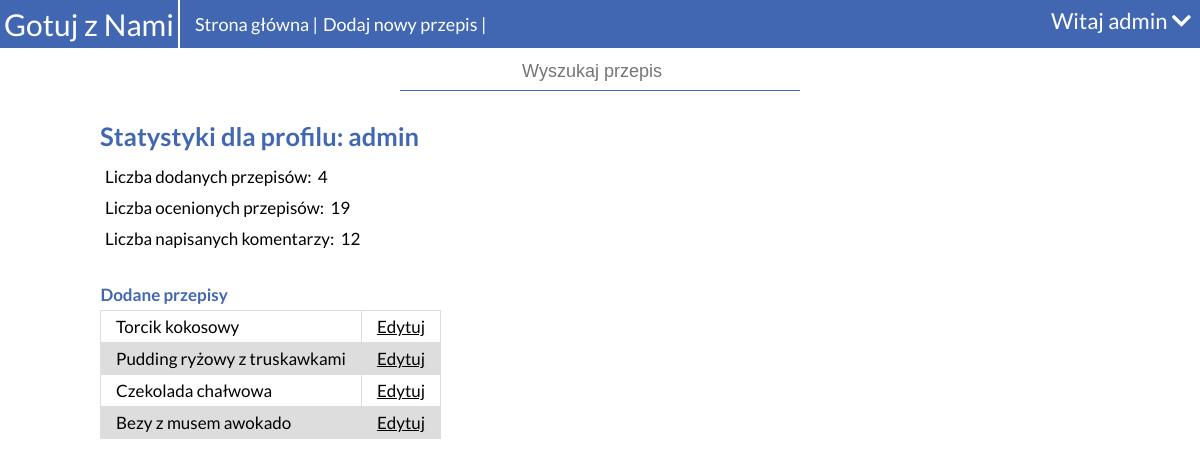
Screenshot of /profil.php (signed in) with the database file from the repository.
### tables this page shows
CREATE TABLE `przepisy` (
  `id_przepisu` int(11) NOT NULL,
  `tytul` varchar(50) NOT NULL,
  `skladniki` text NOT NULL,
  `przygotowanie` text NOT NULL,
  `skrot_opis` varchar(200) NOT NULL,
  `id_uzytkownika` int(20) NOT NULL,
  `id_kategori` int(11) NOT NULL,
  `czas_przygotowania` int(11) NOT NULL,
  `stopien_trudnosci` int(11) NOT NULL,
  `liczba_porcji` int(11) NOT NULL,
  `id_spos_przygotowania` int(11) NOT NULL,
  `d_bezglutenowe` tinyint(1) NOT NULL,
  `d_wegetarianskie` tinyint(1) NOT NULL,
  `d_dietetyczne` tinyint(1) NOT NULL,
  `d_dla_dzieci` tinyint(1) NOT NULL,
  `szybka_kuchnia` tinyint(1) NOT NULL
);

### profil.php (the view, shortened to what this page needs)
<?php
	require_once "polaczenie.php";
	if(isset($_SESSION['id_uzytkownika'])) { $id_uzytkownika = $_SESSION['id_uzytkownika']; }
	try {
		$polaczenie = new mysqli($host, $db_user, $db_password, $db_name);
		if($polaczenie->connect_errno!=0){
			throw new Exception(mysgli_connect_errno());
		}
		else{
			$polaczenie->query("SET NAMES 'utf8' COLLATE 'utf8_polish_ci'");
			$polaczenie->query("SET CHARSET utf8");
			$rezultat_statystyki = @$polaczenie->query("
				SELECT COUNT(przepisy.id_uzytkownika) AS ldp,
				(SELECT COUNT(oceny.id_uzytkownika) FROM oceny WHERE oceny.id_uzytkownika='$id_uzytkownika') AS lop,
				(SELECT COUNT(komentarze.id_uzytkownika) FROM komentarze WHERE komentarze.id_uzytkownika='$id_uzytkownika') AS lnk,
                (SELECT uzytkownicy.uzytkownik FROM uzytkownicy WHERE uzytkownicy.id_uzytkownika='$id_uzytkownika') AS uzytkownik
				FROM przepisy
				WHERE przepisy.id_uzytkownika='$id_uzytkownika'
				");
			$rezultat_dodane_przepisy = @$polaczenie->query("SELECT id_przepisu,tytul FROM przepisy WHERE id_uzytkownika='$id_uzytkownika'");
			$wiersz_s = $rezultat_statystyki->fetch_assoc();
		}
	} catch (Exception $e) {
		echo '<span style="color:red;">Błąd serwera przepraszamy na niedogodności</span>';
		echo "Informacja developera: ".$e;
	}
?>
<!DOCTYPE html>
<html lang="pl">
<head>
<link rel="stylesheet" type="text/css" href="style.css"/>
<link rel="stylesheet" type="text/css" href="css/fontello.css">
<link rel="stylesheet" href="https://use.fontawesome.com/releases/v5.0.13/css/all.css">
</head>
<body>
<div id="profil_kontener">
	<?php require_once "naglowek.php"; ?>
	<div class="profil_pojemnik">
		<h2>Statystyki dla profilu: <?php echo $wiersz_s['uzytkownik'] ?></h2>
		<div class="pp_info">
			Liczba dodanych przepisów:
			<span class="pp_info_w"><?php echo $wiersz_s['ldp'] ?></span>
		</div>
		<div class="pp_info">
			Liczba ocenionych przepisów:
			<span class="pp_info_w"><?php echo $wiersz_s['lop'] ?></span>
		</div>
		<div class="pp_info">
			Liczba napisanych komentarzy:
			<span class="pp_info_w"><?php echo $wiersz_s['lnk'] ?></span>
		</div>
		<table>
			<tr>
				<th>Dodane przepisy</th>
			</tr>
			<?php while($wiersz_dp = $rezultat_dodane_przepisy->fetch_assoc()){
				if($rezultat_dodane_przepisy->num_rows > 0){ ?>
					<tr>
						<td><?php echo $wiersz_dp['tytul']; ?></td>
						<td><a href="edytuj_przepis.php?id=<?php echo $wiersz_dp['id_przepisu']; $_SESSION['flaga_edycja'] = true; ?>"> Edytuj</a></td>
					</tr>
				<?php }
				else {
					echo "Brak dodanych przepisów";
				}
			 } ?>
		</table>
	</div>
</div>
</body>
</html>

### style.css (style rules this page uses)
* { margin: 0; padding: 0; }
body { margin: 0 auto; font-family: 'Lato', sans-serif; }
.profil_pojemnik { width: 1000px; margin-right: auto; margin-left: auto; margin-top: 30px; font-size: 17px; }
.profil_pojemnik h2 { color: #4267b2; margin-bottom: 10px; }
.pp_info { padding: 5px 5px }
.pp_info_w { padding-left: 3px; }
.profil_pojemnik table { margin-top: 30px; border-collapse: collapse; }
.profil_pojemnik tr:nth-child(odd) { background-color: #dddddd; }
.profil_pojemnik table tr th { text-align: left; margin-bottom: 5px; padding-bottom: 5px; color: #4267b2; background-color: white; }
.profil_pojemnik table tr td { padding: 5px 15px; border: 1px solid #dddddd; }
.profil_pojemnik table tr td a { text-decoration: underline; color: black; }

### rows the page displays
przepisy: tytul "Torcik kokosowy"
przepisy: tytul "Pudding ryżowy z truskawkami"
przepisy: tytul "Czekolada chałwowa"
przepisy: tytul "Bezy z musem awokado"

### other values shown
$_SESSION['uzytkownik'] "admin"
$wiersz_s['uzytkownik'] "admin"
$wiersz_s['ldp'] "4"
$wiersz_s['lop'] "19"
$wiersz_s['lnk'] "12"
